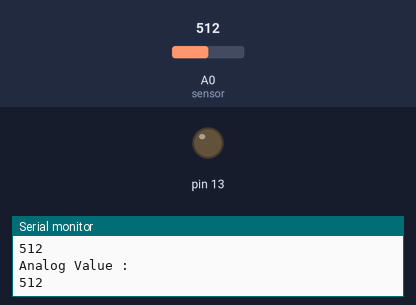
A sketch run on a simulated Arduino Uno, built with avr-gcc and run on an emulated ATmega328P. Parts: output pins drawn as LEDs (lit = HIGH), the last lines printed to the serial monitor. The test bench sets the inputs (shaded band); at power-on: A0 (sensor) = 512.

Above: at 1.8 s.
1.9 s: A0 (sensor) set to 314
3.4 s: A0 (sensor) set to 289
At 4.9 s:
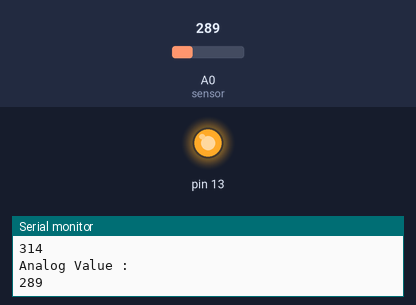
5.5 s: A0 (sensor) set to 306
At 6.5 s:
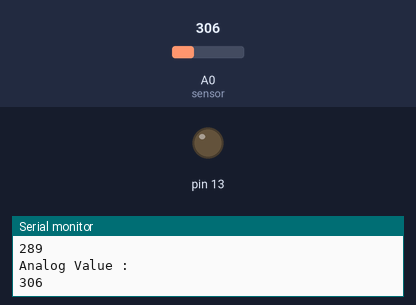
7.5 s: A0 (sensor) set to 290
At 9.2 s:
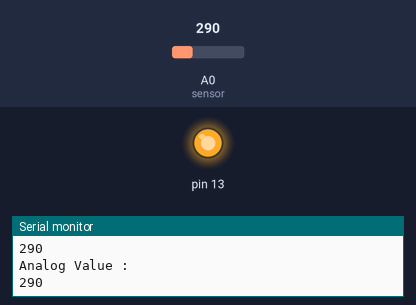
Timing chart, 0 to 10.5 s (numbered marks = the images above; inputs shaded):
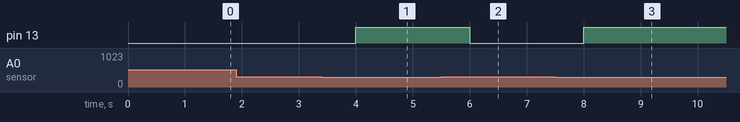

Measured:
- the behaviour switches between 300 and 299 on A0 (sensor) (found by bisection; images 0 and 1)
- after the input at 3.4 s, pin 13: LOW → HIGH after 0.60 s
- after the input at 5.5 s, pin 13: HIGH → LOW after 0.50 s
- after the input at 7.5 s, pin 13: LOW → HIGH after 0.50 s

The sketch:

moisture.ino
```cpp
int sensor = A0;
int val = 0;
int limit = 300;

void setup() {
 Serial.begin(9600);
 pinMode(13, OUTPUT);
}

void loop() {

 val = analogRead(sensor);
 Serial.println("Analog Value : ");
 Serial.println(val);

 if (val<limit) {
 digitalWrite(13, HIGH);
 }
 else {
 digitalWrite(13, LOW);
 }

 delay(1000);
}
```
